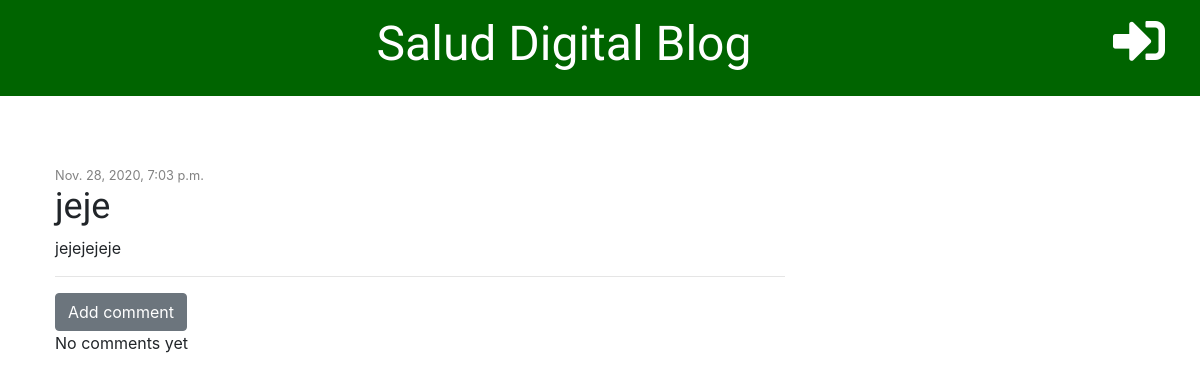
The page /post/6/ on the database as committed earlier.
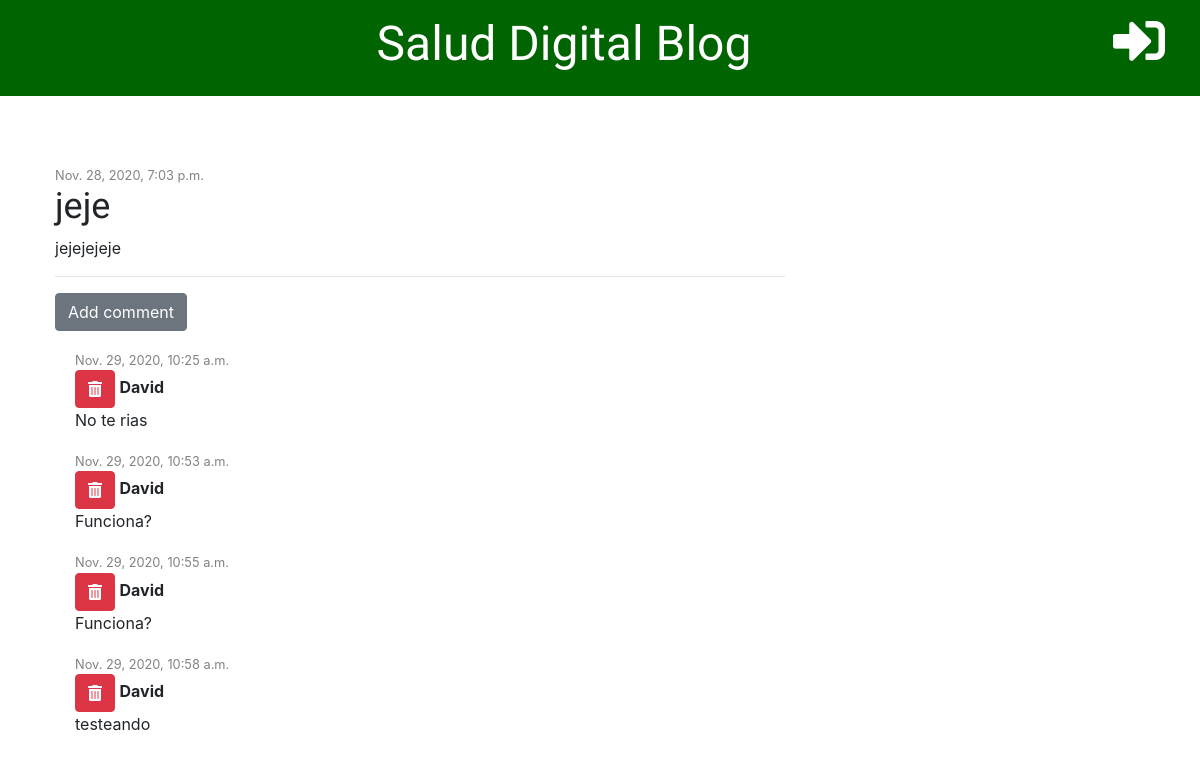
The same page on the database as committed later.
### blog/models.py (models this page shows, shortened)
class Post(models.Model):
    author = models.ForeignKey('auth.User', on_delete=models.CASCADE)
    title = models.CharField(max_length=200)
    text = models.TextField()
    date = models.DateTimeField(default=timezone.now)
    published_date = models.DateTimeField(blank=True, null=True)

class Comment(models.Model):
    post = models.ForeignKey('blog.Post', on_delete=models.CASCADE, related_name='comments')
    author = models.CharField(max_length=200)
    text = models.TextField()
    date = models.DateTimeField(default=timezone.now)

### blog/views.py (the view)
# urls.py: path('post/<int:pk>/', views.post_detail, name='post_detail'),
def post_detail(request, pk):
    post = get_object_or_404(Post, pk=pk)
    stuff_for_frontend = {'post' : post}
    return render(request, 'blog/post_detail.html', stuff_for_frontend)

### blog/templates/blog/post_detail.html (shortened to what this page needs)
{% extends 'blog/base.html' %}
{% block content %}
    <div class="posts">
            {% if post.published_date %}
                <div class="date">
                {{ post.published_date }}
                </div>
            {% else %}
                <button><a href="{% url 'post_publish' pk=post.pk %}" class="btn btn-primary">Publish</a></button>
            {% endif %}
        <h2>{{post.title}}</h2>
        <p>{{post.text|linebreaksbr}}</p>
    </div>
    <hr>
    <a href="{% url 'add_comment_to_post' pk=post.pk %}" class="btn btn-secondary">Add comment</a>
    {% for comment in post.comments.all %}
        <div class="comment">
            <div class="date">
                {{comment.date}}
            </div>
            <a href="{% url 'comment_remove' pk=comment.pk %}" class="btn btn-danger"><i class="fas fa-trash-alt"></i></a>
            <strong>{{comment.author}}</strong>
            <p>{{comment.text}} </p>
        </div>
        {% empty %}
            <p>No comments yet</p>
    {% endfor %}
{% endblock %}

### blog/templates/blog/base.html (shortened to what this page needs)
{% load staticfiles %}
<!DOCTYPE html>
<html lang="en">
<head>
    <link rel="stylesheet" href="https:////stackpath.bootstrapcdn.com/bootstrap/4.5.2/css/bootstrap.min.css">
    <link rel="stylesheet" href="{% static 'css/blog.css' %}">
    <link rel="stylesheet" href="https://pro.fontawesome.com/releases/v5.10.0/css/all.css"/>
</head>
<body>
    <div class="page-header">
            {% if user.is_authenticated %}
            <a href="{% url 'post_draft_list' %}" class="top-menu"><i class="fab fa-firstdraft fa-2x"></i></a>
            <a href="{% url 'post_new' %}" class="top-menu"><i class="fas fa-plus fa-2x"></i></a>
            <p class="top-menu">Hello {{ user.username }} <small>(<a href="{% url 'logout' %}">Logout</a>)</small></p>
            {% else %}
            <a href="{% url 'login' %}" class="top-menu"><i class="fas fa-sign-in-alt fa-2x"></i></a>
            {% endif %}
            <h1><a href="{% url 'post_list' %}" >Salud Digital Blog</a></h1>
    </div>
    <div class="content container">
        <div class="row">
            <div class="col-md-8">
                {% block content %}
                {% endblock %}
            </div>
        </div>
    </div>
</body>
</html>

### blog/static/css/blog.css (style rules this page uses)
.page-header { background-color: darkgreen; padding: 15px; margin-top: 0px; }
.page-header h1, .page-header h1 a { text-align: center; color: white; font-size: 36pt; text-decoration: none; }
.content { margin-left: 40px; }
h1, h2, h3, h4 { font-family: 'Tangerine', 'Inconsolata', 'Droid Sans', serif; font-size: 36px; }
.date { color: #828282; font-size: 0.8em; }
.posts { margin-top: 70px; }
.top-menu { color: white; float: right; font-size: 26px; margin-right: 20px; }
.comment { margin: 20px 0px 20px 20px; }

Rows that differ between the two databases and show on the page:
added Comment: date "Nov. 29, 2020, 10:25 a.m.", author "David", text "No te rias"
added Comment: date "Nov. 29, 2020, 10:53 a.m.", author "David", text "Funciona?"
added Comment: date "Nov. 29, 2020, 10:55 a.m.", author "David", text "Funciona?"
added Comment: date "Nov. 29, 2020, 10:58 a.m.", author "David", text "testeando"
Other text that changed with them:
text no longer shown: "No comments yet"
